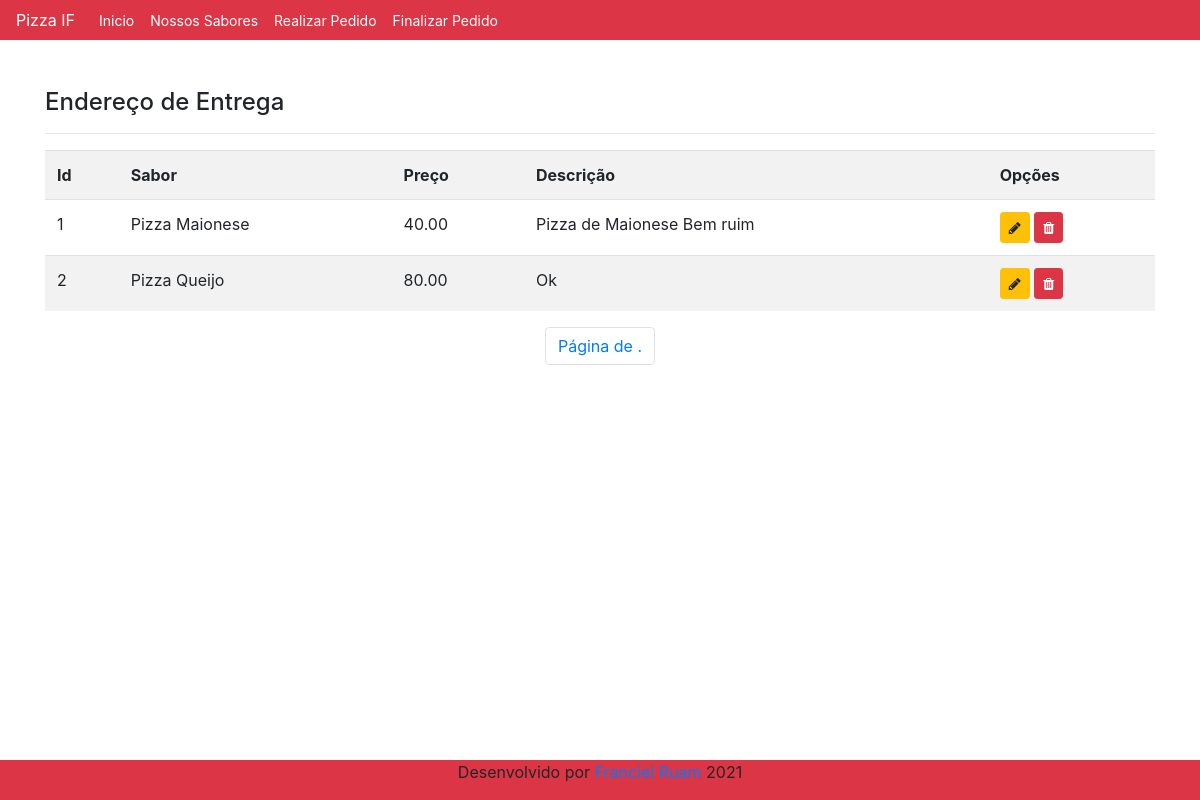
/listar/produto/, run on an earlier commit of the app's database.
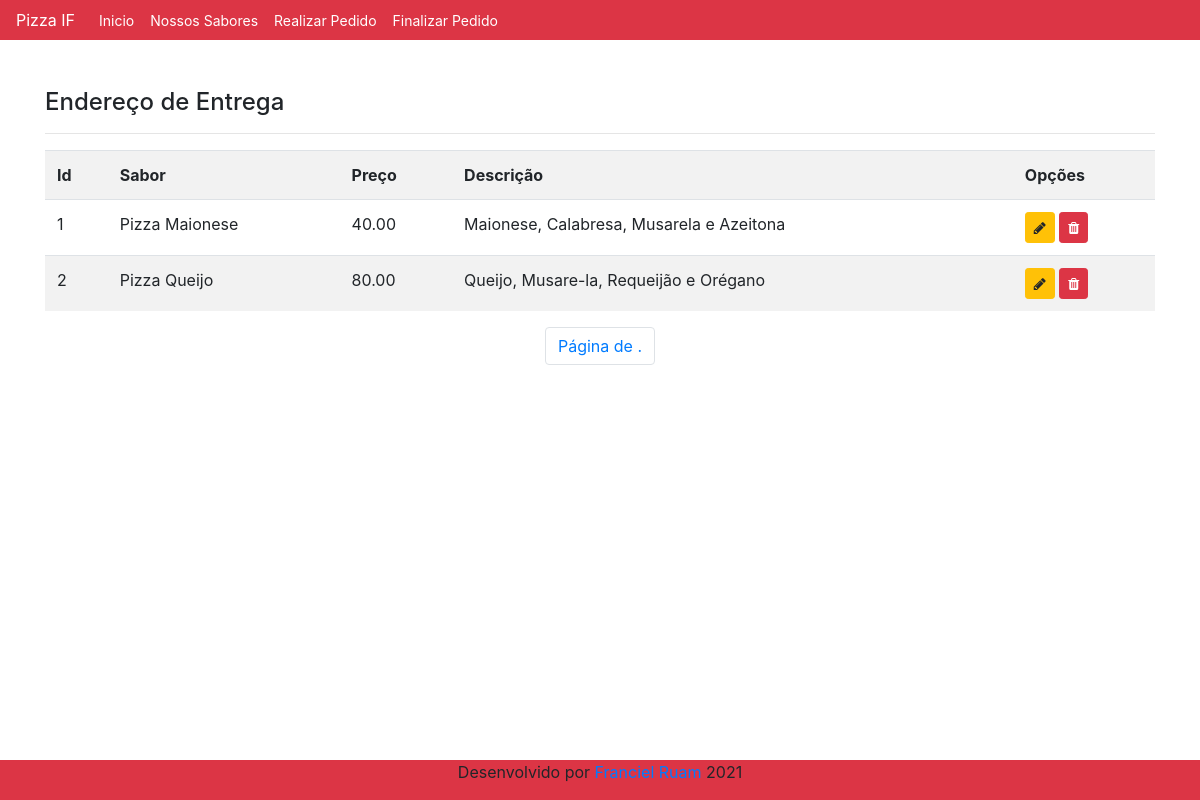
And on a later commit of the database.
### cadastro/models.py (models this page shows, shortened)
class Produto(models.Model):
    nome = models.CharField(max_length=50, verbose_name="Sabor")
    preco = models.DecimalField(decimal_places=2, max_digits=5, verbose_name="Preço")
    descricao = models.CharField(max_length=250, verbose_name="Ingredientes")

### cadastro/views.py (the view)
# urls.py: path('listar/produto/', ProdutoList.as_view(), name='listar-produto'),
class ProdutoList(ListView):
    model = Produto
    template_name = "cadastro/listas/produto.html"

### cadastro/templates/cadastro/listas/produto.html (shortened to what this page needs)
{% extends 'paginas/modelo.html' %}
{% load static %}
{% load crispy_forms_tags %}
{% block conteudo %}
<h4>Endereço de Entrega</h4>
<hr>
<div class="table-responsive">
    <table class="table table-striped">
        <tr>
            <th>Id</th>
            <th>Sabor</th>
            <th>Preço</th>
            <th>Descrição</th>
            <th>Opções</th>
        </tr>
        {% for produto in object_list %}
        <tr>
            <td>{{ produto.id }}</td>
            <td>{{ produto.nome }}</td>
            <td>{{ produto.preco }}</td>
            <td>{{ produto.descricao }}</td>
            <td>
                <a href="{% url 'atualizar-produto' produto.pk %}"  class="btn btn-warning btn-sm" title="Editar">
                    <i class="fa fa-pencil" aria-hidden="true"></i>
                </a>
                <a href="{% url 'excluir-produto' produto.pk %}" class="btn btn-danger btn-sm" title="Excluir">
                    <i class="fa fa-trash" aria-hidden="true"></i>
                </a>
            </td>
        </tr>
        {% empty %}
        <tr>
            <td colspan="3">Nenhum Produto Registrado</td>
        </tr>
        {% endfor %}
    </table>
    <ul class="pagination justify-content-center">
        <li class="page-item">
            <span class="page-link">Página {{ page_obj.number }} de {{ page_obj.paginator.num_pages }}.</span>
        </li>
    </ul>
</div>
{% endblock %}

What changed in the data, as far as the page shows it:
changed Produto "Pizza Maionese": descricao "Pizza de Maionese Bem ruim" → "Maionese, Calabresa, Musarela e Azeitona"
changed Produto "Pizza Queijo": descricao "Ok" → "Queijo, Musare-la, Requeijão e Orégano"
